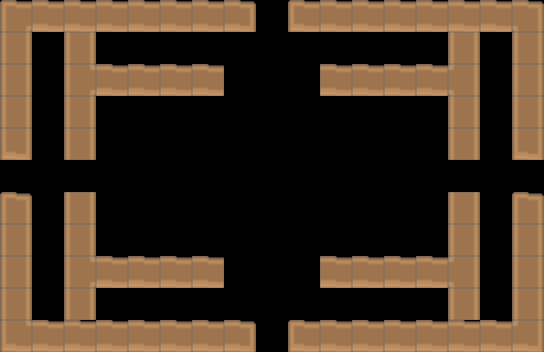

The image is a tile-based game level rendered from a .tmx file. Its description and complete source (layers, tilesets, objects, tile grids) follow:
An orthogonal 17x11 tile map with 32x32 px tiles, 3 tile layers (TileLayer, EntityLayer, DestructibleLayer).

<map version="1.0" tiledversion="1.0.3" orientation="orthogonal" renderorder="right-down" width="17" height="11" tilewidth="32" tileheight="32" nextobjectid="28">
 <properties>
  <property name="doorEast" type="bool" value="true" />
  <property name="doorNorth" type="bool" value="true" />
  <property name="doorSouth" type="bool" value="true" />
  <property name="doorWest" type="bool" value="true" />
 </properties>
 <tileset firstgid="1" source="testTileSet.tsx" />
 <layer name="TileLayer" width="17" height="11">
  <data encoding="csv">
178,176,176,176,176,176,176,177,0,175,176,176,176,176,176,176,179,
210,0,0,0,0,0,0,0,0,0,0,0,0,0,0,0,210,
210,0,0,0,0,0,0,0,0,0,0,0,0,0,0,0,210,
210,0,0,0,0,0,0,0,0,0,0,0,0,0,0,0,210,
207,0,0,0,0,0,0,0,0,0,0,0,0,0,0,0,207,
0,0,0,0,0,0,0,0,0,0,0,0,0,0,0,0,0,
174,0,0,0,0,0,0,0,0,0,0,0,0,0,0,0,174,
210,0,0,0,0,0,0,0,0,0,0,0,0,0,0,0,210,
210,0,0,0,0,0,0,0,0,0,0,0,0,0,0,0,210,
210,0,0,0,0,0,0,0,0,0,0,0,0,0,0,0,210,
211,176,176,176,176,176,176,177,0,175,176,176,176,176,176,176,212
</data>
 </layer>
 <layer name="EntityLayer" width="17" height="11">
  <data encoding="csv">
0,0,0,0,0,0,0,0,0,0,0,0,0,0,0,0,0,
0,0,0,0,0,0,0,0,0,0,0,0,0,0,0,0,0,
0,0,0,0,0,0,0,0,0,0,0,0,0,0,0,0,0,
0,0,0,0,0,0,0,0,0,0,0,0,0,0,0,0,0,
0,0,0,0,0,0,0,0,0,0,0,0,0,0,0,0,0,
0,0,0,0,0,0,0,0,0,0,0,0,0,0,0,0,0,
0,0,0,0,0,0,0,0,0,0,0,0,0,0,0,0,0,
0,0,0,0,0,0,0,0,0,0,0,0,0,0,0,0,0,
0,0,0,0,0,0,0,0,0,0,0,0,0,0,0,0,0,
0,0,0,0,0,0,0,0,0,0,0,0,0,0,0,0,0,
0,0,0,0,0,0,0,0,0,0,0,0,0,0,0,0,0
</data>
 </layer>
 <layer name="DestructibleLayer" width="17" height="11">
  <data encoding="csv">
0,0,0,0,0,0,0,0,0,0,0,0,0,0,0,0,0,
0,0,210,0,0,0,0,0,0,0,0,0,0,0,210,0,0,
0,0,180,176,176,176,176,0,0,0,176,176,176,176,213,0,0,
0,0,210,0,0,0,0,0,0,0,0,0,0,0,210,0,0,
0,0,210,0,0,0,0,0,0,0,0,0,0,0,210,0,0,
0,0,0,0,0,0,0,0,0,0,0,0,0,0,0,0,0,
0,0,210,0,0,0,0,0,0,0,0,0,0,0,210,0,0,
0,0,210,0,0,0,0,0,0,0,0,0,0,0,210,0,0,
0,0,180,176,176,176,176,0,0,0,176,176,176,176,213,0,0,
0,0,210,0,0,0,0,0,0,0,0,0,0,0,210,0,0,
0,0,0,0,0,0,0,0,0,0,0,0,0,0,0,0,0
</data>
 </layer>
 <objectgroup name="EnemyLayer" />
</map>
